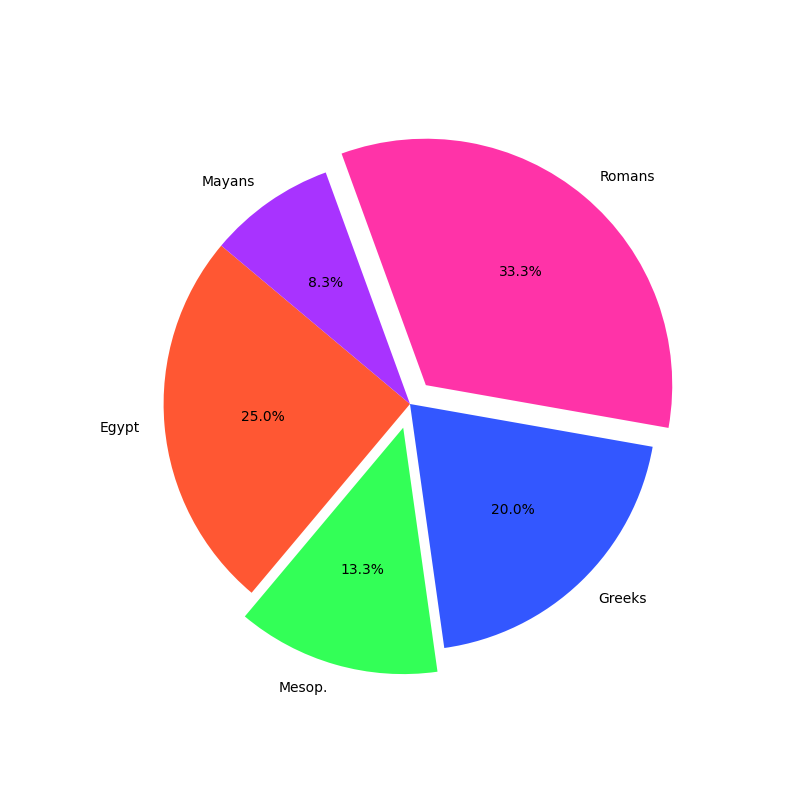

Write Python code to recreate this figure.
import matplotlib.pyplot as plt

# Define data
civilizations = ['Egypt', 'Mesop.', 'Greeks', 'Romans', 'Mayans']
wonders_count = [15, 8, 12, 20, 5]

# New colors for the chart
colors = ['#FF5733', '#33FF57', '#3357FF', '#FF33A8', '#A833FF']

# Explode certain slices for emphasis
explode = (0, 0.1, 0, 0.1, 0)

# Create the pie chart
fig, ax = plt.subplots(figsize=(8, 8))
ax.pie(
    wonders_count,
    labels=civilizations,
    colors=colors,
    explode=explode,
    autopct='%1.1f%%',
    startangle=140
)

# Display the plot
plt.show()
